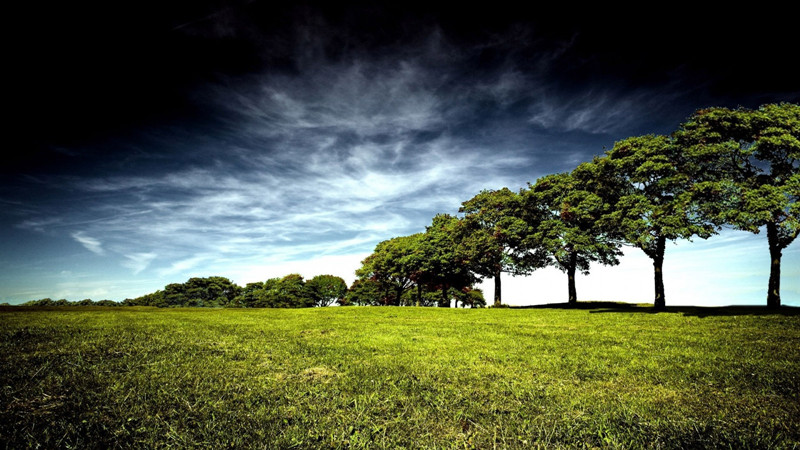
//> input picture AffineTransformation/AffineTransformation/1.jpg, 800 x 450 px
$ ./main   (built with g++ and OpenCV 4)
//> lines starting //> are read from the running program, lines starting //| are printed output that depends on the picture
//
//  main.cpp
//  AffineTransformation 仿射变换
//
//  Created by ZHHJemotion on 2016/11/18.
//  Copyright © 2016年 Lukas_Zhang. All rights reserved.
//

#include "opencv2/highgui/highgui.hpp"
#include "opencv2/imgproc/imgproc.hpp"
#include <iostream>

#define PATH string("/Users/zhangxingjian/Desktop/Programming/C++/OpenCV/opencv_AffineMapAndSURF/AffineTransformation/AffineTransformation/")

// 窗口标题宏定义
#define WINDOW_NAME1 "THE SOURCE IMAGE"
#define WINDOW_NAME2 "THE IMAGE WITH ONLY WARP"
#define WINDOW_NAME3 "THE IMAGE WITH WARP&ROTATE"
#define WINDOW_NAME4 "THE IMAGE WITH ONLY ROTATE"

using namespace cv;
using namespace std;

//全局函数声明
static void showHelpText();

// =================== main() function ================================
int main(int argc, const char * argv[]) {
    // insert code here...
    std::cout << "Hello, World!\n";

    //显示帮助文字
    showHelpText();

    //参数准备
    //定义两组点，代表两个三角形
    Point2f srcTriangle[3];
    Point2f dstTriangle[3];
    //定义一些 Mat 变量
    Mat rotMat(2, 3, CV_32FC1);
    Mat warpMat(2, 3, CV_32FC1);
    Mat srcImage, dstImageWarp, dstImageWarpRotate, dstImageRotate;

    //加载源图像并做一些初始化
    srcImage = imread(PATH+string("1.jpg"),1);
//> srcImage is the input picture: 450 rows x 800 cols, CV_8UC3; mean B, G, R 65.4, 85, 76.5
    //异常处理
    if (!srcImage.data)
    {
        printf("Error!!! We can't read the source image!!!");
        return false;
    }
    //设置目标图像的大小和类型与源图像一致
    dstImageWarp = Mat::zeros(srcImage.size(), srcImage.type());
    dstImageRotate = Mat::zeros(srcImage.size(), srcImage.type());

    //设置源图像和目标图像上的三组点以计算仿射变换
    //源图像
    srcTriangle[0] = Point2f(0,0);
    srcTriangle[1] = Point2f(static_cast<float>(srcImage.cols - 1), 0);
    srcTriangle[2] = Point2f(0, static_cast<float>(srcImage.rows - 1));
    //目标图像
    dstTriangle[0] = Point2f(static_cast<float>(srcImage.cols*0.0), static_cast<float>(srcImage.rows*0.33));
    dstTriangle[1] = Point2f(static_cast<float>(srcImage.cols*0.65), static_cast<float>(srcImage.rows*0.35));
    dstTriangle[2] = Point2f(static_cast<float>(srcImage.cols*0.15), static_cast<float>(srcImage.rows*0.6));

    //求得仿射变换矩阵
    warpMat = getAffineTransform(srcTriangle, dstTriangle);

    //对源图像进行仿射变换
    warpAffine(srcImage, dstImageWarp, warpMat, dstImageWarp.size());
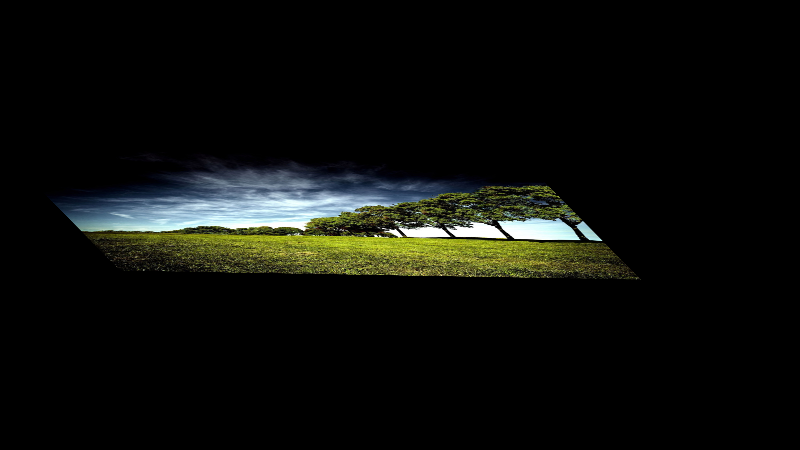
//> dstImageWarp: 450 rows x 800 cols, CV_8UC3; mean B, G, R 11.3, 14.7, 13.2

    //对图像进行缩放后再旋转
    //计算绕图像中心顺时针旋转30°，缩放因子为0.6的旋转矩阵
    Point center = Point(dstImageWarp.cols/2, dstImageWarp.rows/2);
//> center = Point(400, 225)
    double angle = -30.0; //顺时针旋转为负
    double scale = 0.6;
    //计算旋转矩阵
    rotMat = getRotationMatrix2D(center, angle, scale);
    //求得旋转后的图像
    warpAffine(dstImageWarp, dstImageWarpRotate, rotMat, dstImageWarpRotate.size());
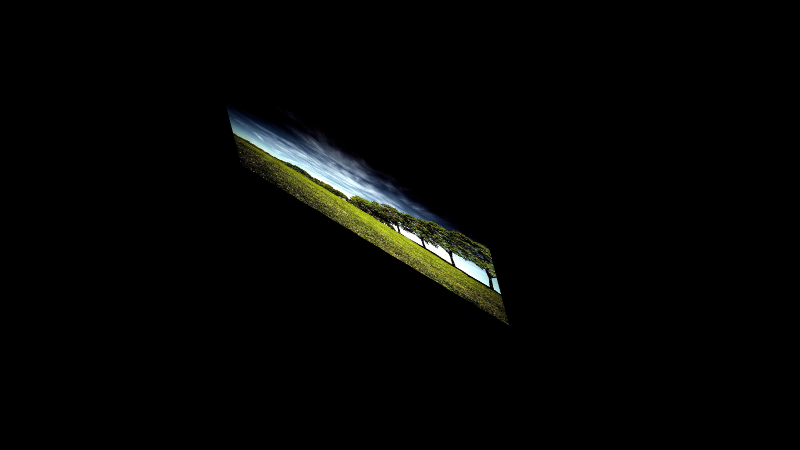
//> dstImageWarpRotate: 450 rows x 800 cols, CV_8UC3; mean B, G, R 4.1, 5.3, 4.8
    warpAffine(srcImage, dstImageRotate, rotMat, dstImageRotate.size());
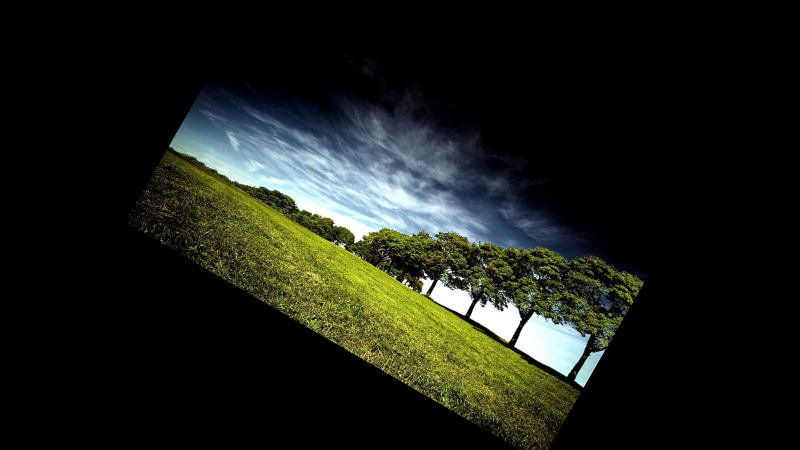
//> dstImageRotate: 450 rows x 800 cols, CV_8UC3; mean B, G, R 23.5, 30.6, 27.5

    //显示结果
    imshow(WINDOW_NAME1, srcImage);
    imshow(WINDOW_NAME2, dstImageWarp);
    imshow(WINDOW_NAME3, dstImageWarpRotate);
    imshow(WINDOW_NAME4, dstImageRotate);

    waitKey(0);

    return 0;
}

// --------------------- showHelpText() Function ------------------------------
static void showHelpText()
{
    //输出一些帮助信息
    printf(   "\n\n\n\t欢迎来到【仿射变换】示例程序~\n\n");
    std::cout<<"\t当前使用的OpenCV版本为 OpenCV"<<CV_VERSION;
    //printf("\t当前使用的OpenCV版本为 OpenCV "CV_VERSION);
    printf( "\n\n\t\t\t\t\t\t\t\t by ZHHJemotion\n\n\n");
}
